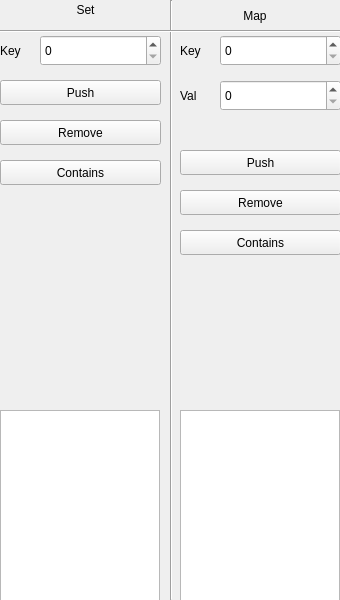
<?xml version="1.0" encoding="UTF-8"?>
<ui version="4.0">
 <class>MainWindow</class>
 <widget class="QMainWindow" name="MainWindow">
  <property name="geometry">
   <rect>
    <x>0</x>
    <y>0</y>
    <width>340</width>
    <height>600</height>
   </rect>
  </property>
  <property name="windowTitle">
   <string>MainWindow</string>
  </property>
  <widget class="QWidget" name="centralwidget">
   <widget class="QTextBrowser" name="textBrowser">
    <property name="geometry">
     <rect>
      <x>0</x>
      <y>410</y>
      <width>160</width>
      <height>192</height>
     </rect>
    </property>
    <property name="html">
     <string>&lt;!DOCTYPE HTML PUBLIC &quot;-//W3C//DTD HTML 4.0//EN&quot; &quot;http://www.w3.org/TR/REC-html40/strict.dtd&quot;&gt;
&lt;html&gt;&lt;head&gt;&lt;meta name=&quot;qrichtext&quot; content=&quot;1&quot; /&gt;&lt;meta charset=&quot;utf-8&quot; /&gt;&lt;style type=&quot;text/css&quot;&gt;
p, li { white-space: pre-wrap; }
hr { height: 1px; border-width: 0; }
li.unchecked::marker { content: &quot;\2610&quot;; }
li.checked::marker { content: &quot;\2612&quot;; }
&lt;/style&gt;&lt;/head&gt;&lt;body style=&quot; font-family:'Ubuntu'; font-size:11pt; font-weight:400; font-style:normal;&quot;&gt;
&lt;p style=&quot;-qt-paragraph-type:empty; margin-top:0px; margin-bottom:0px; margin-left:0px; margin-right:0px; -qt-block-indent:0; text-indent:0px;&quot;&gt;&lt;br /&gt;&lt;/p&gt;&lt;/body&gt;&lt;/html&gt;</string>
    </property>
   </widget>
   <widget class="Line" name="line">
    <property name="geometry">
     <rect>
      <x>170</x>
      <y>0</y>
      <width>3</width>
      <height>600</height>
     </rect>
    </property>
    <property name="orientation">
     <enum>Qt::Vertical</enum>
    </property>
   </widget>
   <widget class="QLabel" name="label">
    <property name="geometry">
     <rect>
      <x>0</x>
      <y>0</y>
      <width>171</width>
      <height>20</height>
     </rect>
    </property>
    <property name="text">
     <string>Set</string>
    </property>
    <property name="alignment">
     <set>Qt::AlignCenter</set>
    </property>
   </widget>
   <widget class="QSpinBox" name="spinBox">
    <property name="geometry">
     <rect>
      <x>40</x>
      <y>35</y>
      <width>121</width>
      <height>31</height>
     </rect>
    </property>
    <property name="maximum">
     <number>99999</number>
    </property>
   </widget>
   <widget class="Line" name="line_2">
    <property name="geometry">
     <rect>
      <x>0</x>
      <y>30</y>
      <width>810</width>
      <height>3</height>
     </rect>
    </property>
    <property name="orientation">
     <enum>Qt::Horizontal</enum>
    </property>
   </widget>
   <widget class="QLabel" name="label_2">
    <property name="geometry">
     <rect>
      <x>0</x>
      <y>30</y>
      <width>31</width>
      <height>41</height>
     </rect>
    </property>
    <property name="text">
     <string>Key</string>
    </property>
   </widget>
   <widget class="QPushButton" name="pushButton">
    <property name="geometry">
     <rect>
      <x>0</x>
      <y>80</y>
      <width>161</width>
      <height>25</height>
     </rect>
    </property>
    <property name="text">
     <string>Push</string>
    </property>
   </widget>
   <widget class="QPushButton" name="pushButton_2">
    <property name="geometry">
     <rect>
      <x>0</x>
      <y>120</y>
      <width>161</width>
      <height>25</height>
     </rect>
    </property>
    <property name="text">
     <string>Remove</string>
    </property>
   </widget>
   <widget class="QPushButton" name="pushButton_4">
    <property name="geometry">
     <rect>
      <x>0</x>
      <y>160</y>
      <width>161</width>
      <height>25</height>
     </rect>
    </property>
    <property name="text">
     <string>Contains</string>
    </property>
   </widget>
   <widget class="QLabel" name="sc">
    <property name="geometry">
     <rect>
      <x>5</x>
      <y>240</y>
      <width>161</width>
      <height>20</height>
     </rect>
    </property>
    <property name="text">
     <string/>
    </property>
    <property name="alignment">
     <set>Qt::AlignCenter</set>
    </property>
   </widget>
   <widget class="QLabel" name="label_3">
    <property name="geometry">
     <rect>
      <x>170</x>
      <y>0</y>
      <width>170</width>
      <height>31</height>
     </rect>
    </property>
    <property name="text">
     <string>Map</string>
    </property>
    <property name="alignment">
     <set>Qt::AlignCenter</set>
    </property>
   </widget>
   <widget class="QTextBrowser" name="textBrowser_2">
    <property name="geometry">
     <rect>
      <x>180</x>
      <y>410</y>
      <width>160</width>
      <height>192</height>
     </rect>
    </property>
    <property name="html">
     <string>&lt;!DOCTYPE HTML PUBLIC &quot;-//W3C//DTD HTML 4.0//EN&quot; &quot;http://www.w3.org/TR/REC-html40/strict.dtd&quot;&gt;
&lt;html&gt;&lt;head&gt;&lt;meta name=&quot;qrichtext&quot; content=&quot;1&quot; /&gt;&lt;meta charset=&quot;utf-8&quot; /&gt;&lt;style type=&quot;text/css&quot;&gt;
p, li { white-space: pre-wrap; }
hr { height: 1px; border-width: 0; }
li.unchecked::marker { content: &quot;\2610&quot;; }
li.checked::marker { content: &quot;\2612&quot;; }
&lt;/style&gt;&lt;/head&gt;&lt;body style=&quot; font-family:'Ubuntu'; font-size:11pt; font-weight:400; font-style:normal;&quot;&gt;
&lt;p style=&quot;-qt-paragraph-type:empty; margin-top:0px; margin-bottom:0px; margin-left:0px; margin-right:0px; -qt-block-indent:0; text-indent:0px;&quot;&gt;&lt;br /&gt;&lt;/p&gt;&lt;/body&gt;&lt;/html&gt;</string>
    </property>
   </widget>
   <widget class="QLabel" name="label_4">
    <property name="geometry">
     <rect>
      <x>180</x>
      <y>30</y>
      <width>31</width>
      <height>41</height>
     </rect>
    </property>
    <property name="text">
     <string>Key</string>
    </property>
   </widget>
   <widget class="QSpinBox" name="spinBox_2">
    <property name="geometry">
     <rect>
      <x>220</x>
      <y>35</y>
      <width>121</width>
      <height>31</height>
     </rect>
    </property>
    <property name="maximum">
     <number>99999</number>
    </property>
   </widget>
   <widget class="QPushButton" name="pushButton_5">
    <property name="geometry">
     <rect>
      <x>180</x>
      <y>190</y>
      <width>161</width>
      <height>25</height>
     </rect>
    </property>
    <property name="text">
     <string>Remove</string>
    </property>
   </widget>
   <widget class="QPushButton" name="pushButton_6">
    <property name="geometry">
     <rect>
      <x>180</x>
      <y>230</y>
      <width>161</width>
      <height>25</height>
     </rect>
    </property>
    <property name="text">
     <string>Contains</string>
    </property>
   </widget>
   <widget class="QLabel" name="sc_2">
    <property name="geometry">
     <rect>
      <x>185</x>
      <y>310</y>
      <width>161</width>
      <height>20</height>
     </rect>
    </property>
    <property name="text">
     <string/>
    </property>
    <property name="alignment">
     <set>Qt::AlignCenter</set>
    </property>
   </widget>
   <widget class="QPushButton" name="pushButton_7">
    <property name="geometry">
     <rect>
      <x>180</x>
      <y>150</y>
      <width>161</width>
      <height>25</height>
     </rect>
    </property>
    <property name="text">
     <string>Push</string>
    </property>
   </widget>
   <widget class="QLabel" name="label_5">
    <property name="geometry">
     <rect>
      <x>180</x>
      <y>75</y>
      <width>31</width>
      <height>41</height>
     </rect>
    </property>
    <property name="text">
     <string>Val</string>
    </property>
   </widget>
   <widget class="QSpinBox" name="spinBox_3">
    <property name="geometry">
     <rect>
      <x>220</x>
      <y>80</y>
      <width>121</width>
      <height>31</height>
     </rect>
    </property>
    <property name="maximum">
     <number>99999999</number>
    </property>
   </widget>
  </widget>
 </widget>
 <resources/>
 <connections/>
</ui>
